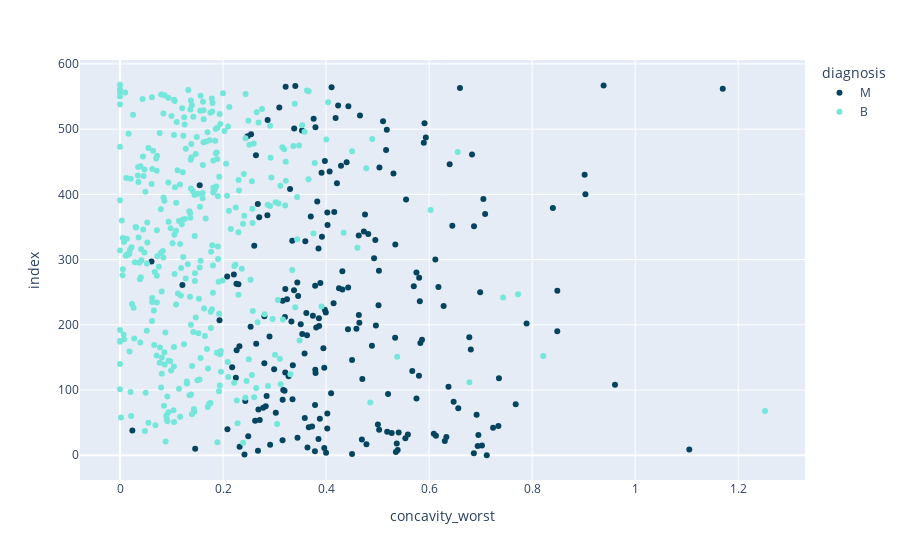

Notebook code cell kept with this figure:
### Code cell
px.scatter(data_frame=df,x='concavity_worst',color='diagnosis',color_discrete_sequence=['#05445E','#75E6DA'])

### Figure 1 — Plotly figure (JSON) as saved in the notebook; plotly's stock layout.template omitted (floating-point values rounded to 4 significant figures; data arrays with more than 128 entries replaced by an {"elided": "..."} marker saying what was removed)
{"data": [{"hovertemplate": "diagnosis=M<br>concavity_worst=%{x}<br>index=%{y}<extra></extra>", "legendgroup": "M", "marker": {"color": "#05445E", "symbol": "circle"}, "mode": "markers", "name": "M", "orientation": "h", "showlegend": true, "type": "scatter", "x": {"elided": "212 float values"}, "xaxis": "x", "y": {"elided": "212 int values"}, "yaxis": "y"}, {"hovertemplate": "diagnosis=B<br>concavity_worst=%{x}<br>index=%{y}<extra></extra>", "legendgroup": "B", "marker": {"color": "#75E6DA", "symbol": "circle"}, "mode": "markers", "name": "B", "orientation": "h", "showlegend": true, "type": "scatter", "x": {"elided": "357 float values"}, "xaxis": "x", "y": {"elided": "357 int values"}, "yaxis": "y"}], "layout": {"legend": {"title": {"text": "diagnosis"}, "tracegroupgap": 0}, "margin": {"t": 60}, "xaxis": {"anchor": "y", "domain": [0, 1], "title": {"text": "concavity_worst"}}, "yaxis": {"anchor": "x", "domain": [0, 1], "title": {"text": "index"}}}}
